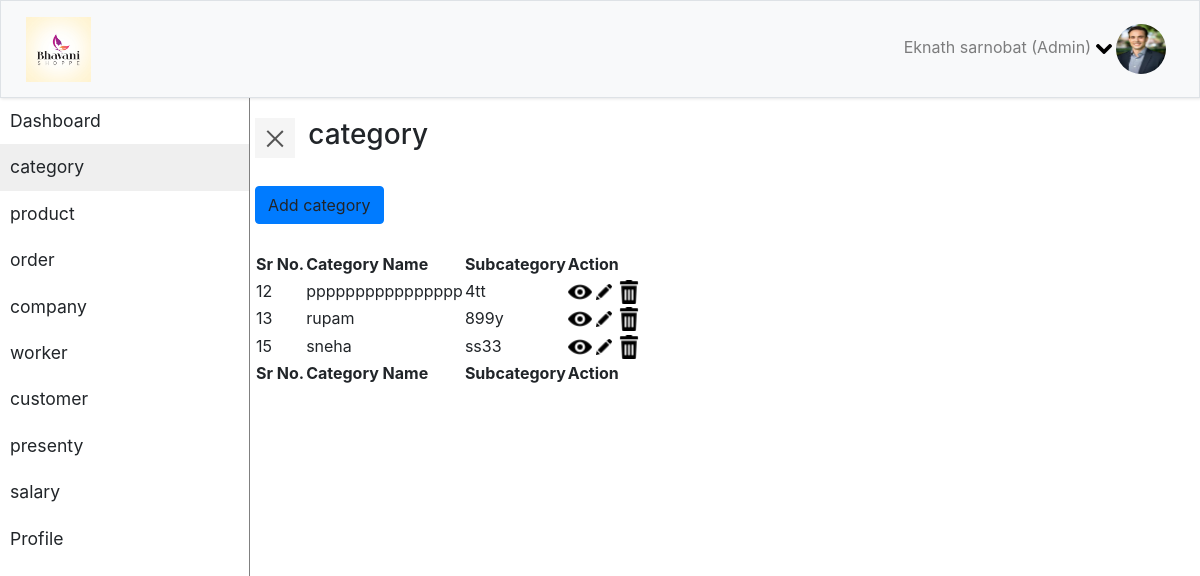
The app's page /category.php with its own data.
### tables this page shows
CREATE TABLE `category` (
  `category_name` varchar(45) NOT NULL,
  `subcategory` varchar(45) NOT NULL,
  `categoryid` int(45) NOT NULL,
  `admin_userid` varchar(45) NOT NULL
);

### classes/Category.php (called while the page is built, shortened)
<?php
class Category
{
public static function selectcategory(Category $category)
{
$con=Database::getCon();
$query="SELECT * from category";
$result=mysqli_query($con,$query);
if(mysqli_num_rows($result)>0)
{
	return $result;
}
else{
	return false;
}
}
}
?>

### category.php (the view, shortened to what this page needs)
<?php
include("classes/Category.php");
$category=new Category();
?>
<!DOCTYPE html>
<html>
<head>
    <link rel="stylesheet" href="css/bootstrap.min.css">
    <link rel="stylesheet" href="css/style.css">
    <link rel="stylesheet" href="css/jquery.dataTables.min.css">
    <link rel="stylesheet" href="css/buttons.dataTables.min.css">
    <link rel="stylesheet" href="css/custom.css">
    <link rel="stylesheet" href="css/jquery.dataTables.min.css">
    <link rel="stylesheet" href="css/buttons.dataTables.min.css">
</head>
<body>
    <section id="header">
        <nav class="navbar navbar-expand-lg navbar-light bg-light border">
                <div class="container-fluid">
                     <img src="images/bs.jpg" alt="" class="float-left" height="65" width="65">
                    <div class="collapse navbar-collapse" id="navbarSupportedContent">
                            <ul class="nav navbar-nav ml-auto">
                                        <li class="dropdown nav-item">
                                                <a class="nav-link" data-toggle="dropdown">
                                                  <span> Eknath sarnobat (Admin) <img src="icons/chevron-arrow-down.png"></span> <img src="images/profile-image.jpg" height="50" width="50" class="rounded-circle">
                                                </a>
                                            </li>
                            </ul>
                        </div>
                </div>
        </nav>
    </section>
    <section>
            <div class="wrapper">
                <nav id="sidebar" class="">
                    <ul class="list-unstyled">
							<li>
                                <a href="dashbord.php">Dashboard</a>
                            </li>
                            <li class="active">
                                <a href="category.php">category</a>
                            </li>
                            <li>
                                <a href="product.php">product</a>
                            </li>
							<li>
                                <a href="order.php">order</a>
                            </li>
							<li>
                                <a href="company.php">company</a>
                            </li>
							<li>
                                <a href="worker.php">worker</a>
                            </li>
							<li>
                                <a href="customer.php">customer</a>
                            </li>
							<li>
                                <a href="presenty.php">presenty</a>
                            </li>
							<li>
                                <a href="salary.php">salary</a>
                            </li>
                            <li>
                                <a href="profile.php">Profile</a>
                            </li>
                    </ul>
            </nav>
            <div id="content">
                <div class="row" style="margin-bottom:20pt">
                        <button type="button" id="sidebarCollapse" class="navbar-btn">
                                <span></span>
                            </button>
                            <h3 style="margin-left:10pt">category</h3>
                </div>
                  <div class="row" style="margin-bottom:20pt">
                    <a type="button" class="btn btn-primary" data-toggle='modal' data-target='#myModal' style='display:inline'>Add category</a>
                </div>
                <div class="row">
                                 <table id="functionality" class="display mt20">
                                        <thead>
                                            <tr>
                                                <th>Sr No.</th>
                                                <th>Category Name</th>
                                                <th>Subcategory</th>
                                                <th>Action</th>
                                            </tr>
                                        </thead>
                                        <tbody>
                                            <?php
										if($result=Category::selectCategory($category))
										{
											while($record=mysqli_fetch_array($result))
											{
                                            echo"<tr>
										<form method='post'name='form1'>
                                        <input type='hidden' name='uniq' value=".$record['categoryid'].">
                                                <tr>
												<td>".$record['categoryid']."</td>
												<td>".$record['category_name']."</td>
												<td>".$record['subcategory']."</td>
                                           <td><a href='#Modalview".$record['categoryid']."' data-toggle='modal' data-target='#Modalview".$record['categoryid']."' style='display:inline'><img src='icons/eye.png'></a>
                                                    <a href='#Modalupdate".$record['categoryid']."' data-toggle='modal' data-target='#Modalupdate".$record['categoryid']."' style='display:inline'><img src='icons/pencil-edit-button.png'></a>
                                                    <a href='#Modaldelete".$record['categoryid']."' data-toggle='modal' data-target='#Modaldelete".$record['categoryid']."' style='display:inline'><img src='icons/rubbish-bin.png'></a>
                                                </td>
												</form>
                                            </tr>";
											}
										}
											?>
                                        </tbody>
                                        <tfoot>
                                            <tr>
                                                <th>Sr No.</th>
                                                <th>Category Name</th>
                                                <th>Subcategory</th>
                                                <th>Action</th>
                                            </tr>
                                        </tfoot>
                                    </table>
                        </div>
            </div>
        </div>
    </section>
</body>
</html>

### css/style.css (style rules this page uses)
a, a:hover, a:focus { color: inherit; text-decoration: none; transition: all 0.3s; }
.navbar { padding: 15px 10px; background: #fff; border: none; border-radius: 0; box-shadow: 1px 1px 3px rgba(0, 0, 0, 0.1); }
.navbar-btn { box-shadow: none; outline: none !important; border: none; }
.wrapper { display: flex; width: 100%; align-items: stretch; perspective: 1500px; }
#sidebar { min-width: 250px; max-width: 250px; transform-origin: bottom left; border-right: 1px solid gray; }
#sidebar ul li a { padding: 10px; font-size: 1.1em; display: block; }
#sidebar ul li.active > a, a[aria-expanded="true"] { background-color: #1111 }
#content { width: 100%; padding: 20px; min-height: 100vh; transition: all 0.3s; }
#sidebarCollapse { width: 40px; height: 40px; background: #f5f5f5; cursor: pointer; }
#sidebarCollapse span { width: 80%; height: 2px; margin: 0 auto; display: block; background: #555; transition: all 0.8s cubic-bezier(0.810, -0.330, 0.345, 1.375); transition-delay: 0.2s; }
#sidebarCollapse span:last-of-type { transform: rotate(-45deg) translate(1px, -1px); }

### records on screen
category: categoryid "12", category_name "pppppppppppppppp", subcategory "4tt"
category: categoryid "13", category_name "rupam", subcategory "899y"
category: categoryid "15", category_name "sneha", subcategory "ss33"
